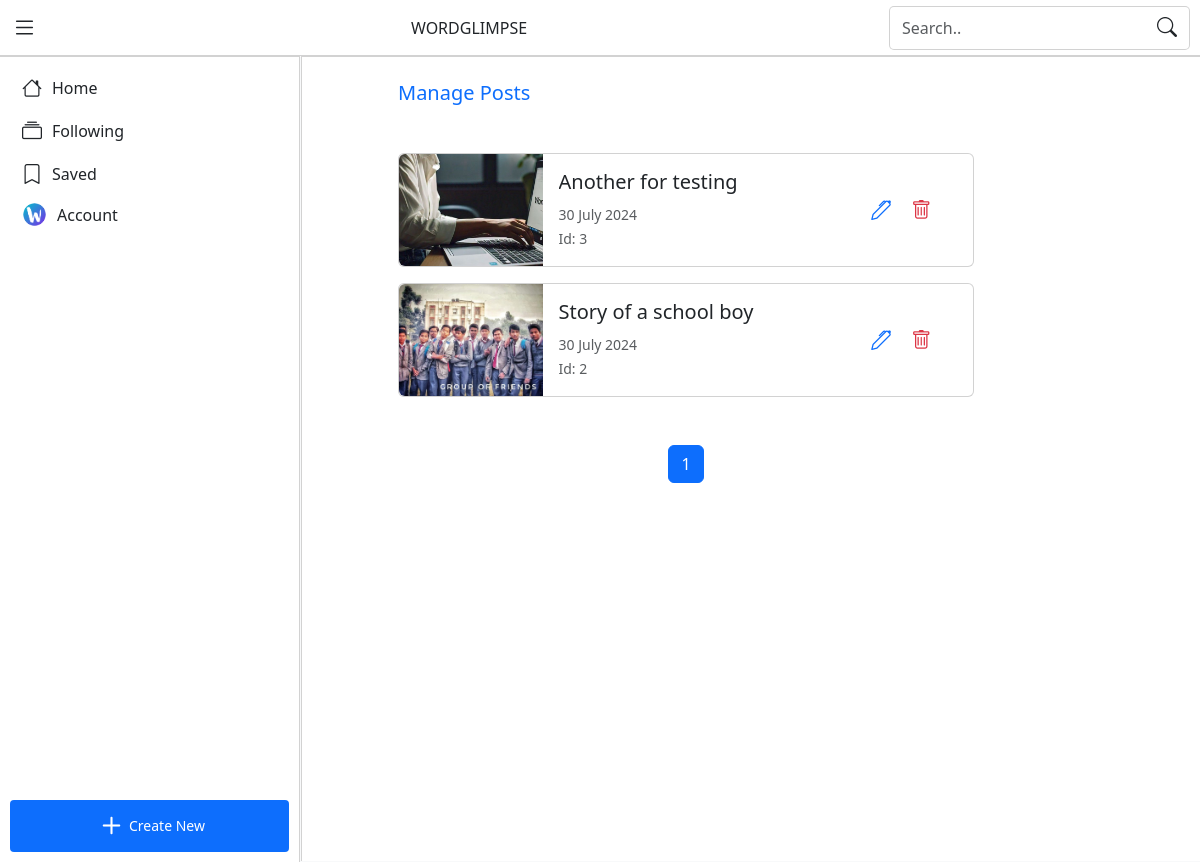
The page /posts/manage (signed in) on the database its author committed.
### tables this page shows
CREATE TABLE posts (
    id INTEGER NOT NULL PRIMARY KEY,
    user_id INTEGER NOT NULL,
    image TEXT NOT NULL,
    title TEXT NOT NULL,
    category TEXT NOT NULL,
    content TEXT NOT NULL,
    created_at DATETIME NOT NULL DEFAULT CURRENT_TIMESTAMP,
    FOREIGN KEY(user_id) REFERENCES users(id) ON DELETE CASCADE
);

CREATE TABLE users (
    id INTEGER NOT NULL PRIMARY KEY,
    fname TEXT NOT NULL,
    lname TEXT,
    email TEXT NOT NULL UNIQUE,
    password TEXT NOT NULL, -- hashed password
    avatar TEXT,
    cover TEXT,
    bio TEXT,
    profession TEXT,
    public_email TEXT, -- Visiable email in profile
    username TEXT UNIQUE,
    -- Social media
    facebook TEXT,
    github TEXT,
    linkedin TEXT,
    instagram TEXT,
    twitter TEXT,
    website TEXT,
    -- Account Info
    created_at DATETIME NOT NULL DEFAULT CURRENT_TIMESTAMP,
    last_active DATETIME,
    -- Settings
    offer_messaging INTEGER DEFAULT 1, -- INTEGER 0 for no or 1 for yes
    post_reported_times INTEGER DEFAULT 0 -- Times reported post by other users
);

### user/main.py (the view)
@main_bp.route("/posts/manage")
@login_required
def manage_posts():
    page = int(request.args.get('page', 1))
    offset = (int(page) - 1) * 10
    posts = db.execute("SELECT * FROM posts WHERE user_id = ? ORDER BY created_at DESC LIMIT 10 OFFSET ?", session["user_id"], offset)
    total_posts = db.execute("SELECT COUNT(id) AS total FROM posts WHERE user_id = ?", session["user_id"])
    total_pages = (total_posts[0]["total"] + 9) // 10  # Calculate total number of pages
    return render_template("manage_posts.html", posts=posts, page=page, total_pages=total_pages)

### app.py (called while the page is built)
@app.after_request
def after_request(response):
    response.headers["Cache-Control"] = "no-cache, no-store, must-revalidate"
    response.headers["Expires"] = 0
    response.headers["Pragma"] = "no-cache"
    return response

@app.template_filter('format_date')
def format_date(d):
    d = datetime.strptime(d, '%Y-%m-%d %H:%M:%S')
    return d.strftime('%d %B %Y')

@app.context_processor
def inject_user():
    if session.get("user_id") is None:
            return dict(categories=CATEGORIES)
    users = db.execute("SELECT * FROM users WHERE id = ?", session["user_id"])
    if len(users) == 0:
        """If user is not found, logout"""
        session.clear()
        return redirect("/")
    return dict(categories=CATEGORIES, user=users[0])

### user/helpers.py (called while the page is built)
def login_required(f):
    @wraps(f)
    def decorated_function(*args, **kwargs):
        if session.get("user_id") is None:
            return redirect("/login")
        return f(*args, **kwargs)
    return decorated_function

### templates/manage_posts.html (shortened to what this page needs)
{% extends "layout.html" %}
{% block content %}
    <section class="middle-content p-2">
        <div class="middle-content-small">
            <h5 class="mb-5 mt-3 text-primary">Manage Posts</h5>
            {% if posts %}
                <div class="mb-5">
                    {% for post in posts %}
                        <div class="card mb-3">
                            <div class="row g-0">
                                <div class="col-3">
                                    <a href="/post/{{ post.id }}">
                                        <img src="{{ post.image }}" class="img-fluid h-100 object-fit-cover rounded-start" alt="Image">
                                    </a>
                                </div>
                                <div class="col-6">
                                    <div class="card-body">
                                        <h5 class="card-title text-truncate">{{ post.title }}</h5>
                                        <p class="card-text">
                                            <small class="text-muted">{{ post.created_at|format_date }}</small>
                                            <br>
                                            <small class="text-muted">Id: {{ post.id }}</small>
                                        </p>
                                    </div>
                                </div>
                                <div class="col-3 d-flex flex-row justify-content-center align-items-center gap-1">
                                    <button type="button" class="btn btn-sm" data-bs-toggle="modal" data-bs-target="#updatePostModal" onclick="edit_post('{{ post.id }}')" title="Edit">
                                        <i class="bi bi-pen text-primary"></i>
                                    </button>
                                    <button type="button" class="btn btn-sm" data-bs-toggle="modal" data-bs-target="#deletePostModal" onclick="delete_post('{{ post.id }}')" title="Delete">
                                        <i class="bi bi-trash text-danger"></i>
                                    </button>
                                </div>
                            </div>
                        </div>
                    {% endfor %}
                </div>
                <div class="d-flex justify-content-center mt-3">
                    <nav aria-label="Page navigation example">
                        <ul class="pagination">
                                <li class="page-item active"><a class="page-link" href="#">{{ page }}</a></li>
                        </ul>
                    </nav>
                </div>
            {% else %}
                <p class="text-center text-body-secondary text-small">Your posts will appear here!</p>
            {% endif %}
        </div>
    </section>
{% endblock %}

### templates/layout.html (shortened to what this page needs)
{% extends 'base.html' %}
{% block body %}
    <header class="fixed-top bg-body d-flex flex-row justify-content-between align-items-center">
        <button type="button" class="btn" title="Menu" data-bs-toggle="offcanvas" data-bs-target="#leftMenu" aria-controls="leftMenu">
            <i class="bi bi-list" style="font-size:25px;"></i>
        </button>
        <a href="/" title="Wordglimpse" class="navbar-brand">WORDGLIMPSE</a>
        <div class="d-none d-sm-inline-block" id="searchContainer">
            <form action="/search" method="get" class="bg-body d-flex flex-row align-items-center" id="searchForm">
                <input class="form-control" type="search" name="q" id="searchInput" placeholder="Search.." autocomplete="off" autofocus>
                <button type="submit" class="btn" title="Search">
                    <i class="bi bi-search"></i>
                </button>
            </form>
        </div>
    </header>
    <main class="tab-content main bg-body" id="mainTabContent">
        <div class="tab-pane fade" id="content-tab-pane" role="tabpanel" aria-labelledby="content-tab" tabindex="0">
            {% block content %}{% endblock %}
        </div>
    </main>
    <nav class="sidenav-md-left d-block d-md-flex flex-column justify-content-between bg-body">
        <div class="bottom-nav bg-body" role="tablist">
            <button class="btn active" type="button" title="Home" id="home-tab" data-bs-toggle="tab" data-bs-target="#home-tab-pane" role="tab" aria-controls="home-tab-pane" aria-selected="false" onclick="load_content('/')">
                <i class="bi bi-house"></i>
                <span>Home</span>
            </button>
            <button class="btn" type="button" title="Following" {% if user %} id="following-tab" data-bs-toggle="tab" data-bs-target="#following-tab-pane" role="tab" aria-controls="following-tab-pane" aria-selected="true" onclick="load_content('/following')" {% else %} data-bs-toggle="modal" data-bs-target="#loginRequiredModal" {%endif %}>
                <i class="bi bi-collection"></i>
                <span>Following</span>
            </button>
            <button class="btn" type="button" title="Saved" {% if user %} id="saved-tab" data-bs-toggle="tab"
                data-bs-target="#saved-tab-pane" role="tab" aria-controls="saved-tab-pane" aria-selected="true"
                onclick="load_content('/saved')" {% else %} data-bs-toggle="modal" data-bs-target="#loginRequiredModal" {%
                endif %}>
                <i class="bi bi-bookmark"></i>
                <span>Saved</span>
            </button>
            <button class="btn" type="button" title="Account" {% if user %} data-bs-toggle="offcanvas"
                data-bs-target="#sideNav" aria-controls="sideNav" {% else %} data-bs-toggle="modal"
                data-bs-target="#loginRequiredModal" {% endif %}>
                {% if user %}
                    <img src="{% if user.avatar %}{{ user.avatar }}{% else %}/static/image/user.png{% endif %}" title="Account">
                {% else %}
                    <i class="bi bi-person-circle"></i>
                {% endif %}
                <span>Account</span>
            </button>
        </div>
        <div class="d-none d-md-flex justify-content-center align-items-center">
            <button class="btn btn-sm p-0 btn-primary d-flex justify-content-center align-items-center" type="button"
                title="Create New" style="width:100%;max-width: 300px;" {% if user %} data-bs-toggle="offcanvas"
                data-bs-target="#newPostCard" aria-controls="newPostCard" {% else %} data-bs-toggle="modal"
                data-bs-target="#loginRequiredModal" {% endif %}>
                <i class="bi bi-plus" style="font-size:35px;"></i>
                <span>Create New</span>
            </button>
        </div>
    </nav>
{% endblock %}

### templates/base.html (shortened to what this page needs)
<!DOCTYPE html>
<html lang="en">
<head>
    <link rel="stylesheet" href="https://cdn.jsdelivr.net/npm/bootstrap-icons@1.11.3/font/bootstrap-icons.min.css">
    <link href="https://cdn.jsdelivr.net/npm/bootstrap@5.3.3/dist/css/bootstrap.min.css" rel="stylesheet">
    <link rel="stylesheet" href="/static/css/styles.css">
</head>
<body class="{% block bgColor %}bg-body-tertiary{% endblock %}" data-bs-theme="light">
    {% block body %}{% endblock %}
</body>
</html>

### static/css/styles.css (style rules this page uses)
* { -ms-overflow-style: none; scrollbar-width: none; }
.bi { font-size: 20px; }
.btn { border:none; }
header { padding: 0.5px 0; border-bottom: 1px solid var(--bs-border-color-translucent); z-index: 999; }
.main { border-top: 1px solid var(--bs-border-color-translucent); border-bottom: 1px solid var(--bs-border-color-translucent); position: fixed; top: 49px; bottom: 58px; left: 0; right: 0; overflow-y: auto; }
.middle-content { width: 100%; max-width: 768px; }
.middle-content-small { width:100%; max-width: 576px; margin:auto; }
.sidenav-md-left { position: fixed; bottom: 0; left: 0; right: 0; z-index: 999; border-top: 1px solid var(--bs-border-color-translucent); }
.bottom-nav { display: flex; flex-direction: row; align-items: center; justify-content: space-around; }
.bottom-nav .btn { display: flex; flex-direction: column; align-items: center; justify-content: center; }
.bottom-nav .btn img { width: 25px; height: 25px; object-fit: cover; border: 1.5px solid #fff; border-radius: 50%; }
.bottom-nav .btn span { font-size: 70%; }
@media screen and (min-width:576px) { .main { top: 54px; } }
@media screen and (min-width:576px) { #searchContainer { background-color: var(--bs-body-bg); padding-top: 5px; padding-bottom: 5px; padding-right: 10px; } }
@media screen and (min-width:576px) { #searchForm { padding: 0; border: 1px solid var(--bs-border-color-translucent); border-radius: 5px; } }
@media screen and (min-width:576px) { #searchInput { border:none; } }
@media screen and (min-width:768px) { .main { top: 56px; bottom:1px; left: calc(25% + 1px); border-left: 1px solid var(--bs-border-color-translucent); border-bottom: 0; } }
@media screen and (min-width:768px) { .sidenav-md-left { top: 56px; width: 25%; padding: 10px; border-right: 1px solid var(--bs-border-color-translucent); } }
@media screen and (min-width:768px) { .bottom-nav { flex-direction: column; align-items: flex-start; justify-content: flex-start; } }
@media screen and (min-width:768px) { .bottom-nav .btn { width: 100%; flex-direction: row; justify-content: flex-start; gap: 10px; margin-bottom: 1px; } }
@media screen and (min-width:768px) { .bottom-nav .btn span { font-size: 100%; } }

### rows shown on the page
posts: image (picture), title "Another for testing", created_at "30 July 2024", id "3"
posts: image (picture), title "Story of a school boy", created_at "30 July 2024", id "2"
users: avatar (picture)

### other values the page prints
{{ page }} "1"
